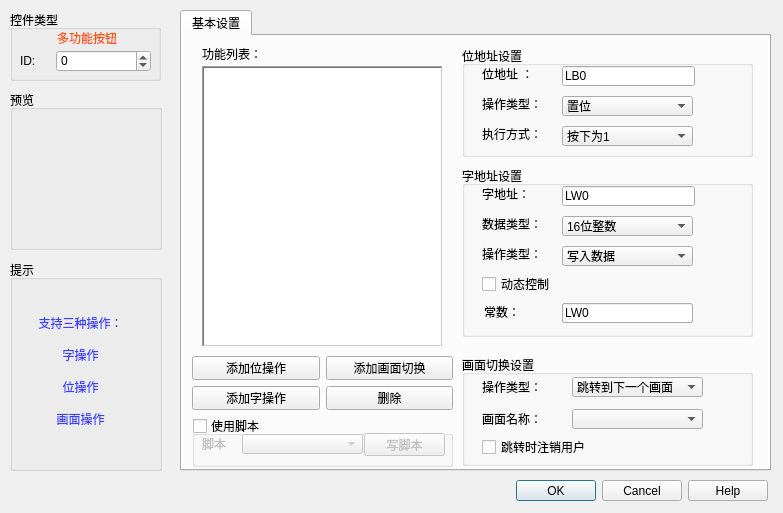
<?xml version="1.0" encoding="UTF-8"?>
<ui version="4.0">
 <class>MFBtnDlg</class>
 <widget class="QDialog" name="MFBtnDlg">
  <property name="geometry">
   <rect>
    <x>0</x>
    <y>0</y>
    <width>783</width>
    <height>513</height>
   </rect>
  </property>
  <property name="windowTitle">
   <string>Dialog</string>
  </property>
  <widget class="QDialogButtonBox" name="buttonBox">
   <property name="geometry">
    <rect>
     <x>427</x>
     <y>480</y>
     <width>341</width>
     <height>21</height>
    </rect>
   </property>
   <property name="orientation">
    <enum>Qt::Horizontal</enum>
   </property>
   <property name="standardButtons">
    <set>QDialogButtonBox::Cancel|QDialogButtonBox::Help|QDialogButtonBox::Ok</set>
   </property>
  </widget>
  <widget class="QGroupBox" name="groupBox_preview">
   <property name="geometry">
    <rect>
     <x>10</x>
     <y>90</y>
     <width>152</width>
     <height>160</height>
    </rect>
   </property>
   <property name="title">
    <string>预览</string>
   </property>
   <widget class="QGraphicsView" name="view">
    <property name="geometry">
     <rect>
      <x>11</x>
      <y>18</y>
      <width>131</width>
      <height>131</height>
     </rect>
    </property>
    <property name="styleSheet">
     <string notr="true">background-color: rgba(255, 255, 255, 0);</string>
    </property>
   </widget>
  </widget>
  <widget class="QTabWidget" name="tabWidget">
   <property name="geometry">
    <rect>
     <x>180</x>
     <y>10</y>
     <width>591</width>
     <height>461</height>
    </rect>
   </property>
   <property name="currentIndex">
    <number>0</number>
   </property>
   <widget class="QWidget" name="tab">
    <attribute name="title">
     <string>基本设置</string>
    </attribute>
    <widget class="QGroupBox" name="group_macro">
     <property name="enabled">
      <bool>true</bool>
     </property>
     <property name="geometry">
      <rect>
       <x>10</x>
       <y>380</y>
       <width>261</width>
       <height>51</height>
      </rect>
     </property>
     <property name="title">
      <string>使用脚本</string>
     </property>
     <property name="checkable">
      <bool>true</bool>
     </property>
     <property name="checked">
      <bool>false</bool>
     </property>
     <widget class="QComboBox" name="combo_macroIndex">
      <property name="enabled">
       <bool>false</bool>
      </property>
      <property name="geometry">
       <rect>
        <x>50</x>
        <y>18</y>
        <width>121</width>
        <height>20</height>
       </rect>
      </property>
     </widget>
     <widget class="QLabel" name="label_5">
      <property name="geometry">
       <rect>
        <x>10</x>
        <y>20</y>
        <width>36</width>
        <height>16</height>
       </rect>
      </property>
      <property name="text">
       <string>脚本</string>
      </property>
     </widget>
     <widget class="QPushButton" name="btn_new">
      <property name="geometry">
       <rect>
        <x>172</x>
        <y>17</y>
        <width>81</width>
        <height>23</height>
       </rect>
      </property>
      <property name="text">
       <string>写脚本</string>
      </property>
     </widget>
    </widget>
    <widget class="QWidget" name="layoutWidget">
     <property name="geometry">
      <rect>
       <x>10</x>
       <y>320</y>
       <width>261</width>
       <height>54</height>
      </rect>
     </property>
     <layout class="QGridLayout" name="gridLayout_4">
      <item row="0" column="0">
       <widget class="QPushButton" name="pushButton_bit">
        <property name="text">
         <string>添加位操作</string>
        </property>
       </widget>
      </item>
      <item row="0" column="1">
       <widget class="QPushButton" name="pushButton_pic">
        <property name="text">
         <string>添加画面切换</string>
        </property>
       </widget>
      </item>
      <item row="1" column="0">
       <widget class="QPushButton" name="pushButton_word">
        <property name="text">
         <string>添加字操作</string>
        </property>
       </widget>
      </item>
      <item row="1" column="1">
       <widget class="QPushButton" name="pushButton_del">
        <property name="text">
         <string>删除</string>
        </property>
       </widget>
      </item>
     </layout>
    </widget>
    <widget class="QListWidget" name="listWidget">
     <property name="geometry">
      <rect>
       <x>20</x>
       <y>30</y>
       <width>241</width>
       <height>281</height>
      </rect>
     </property>
     <property name="frameShape">
      <enum>QFrame::WinPanel</enum>
     </property>
    </widget>
    <widget class="QLabel" name="label_7">
     <property name="geometry">
      <rect>
       <x>20</x>
       <y>10</y>
       <width>131</width>
       <height>16</height>
      </rect>
     </property>
     <property name="text">
      <string>功能列表：</string>
     </property>
    </widget>
    <widget class="QGroupBox" name="groupBox_2">
     <property name="geometry">
      <rect>
       <x>280</x>
       <y>130</y>
       <width>291</width>
       <height>171</height>
      </rect>
     </property>
     <property name="title">
      <string>字地址设置</string>
     </property>
     <widget class="QLabel" name="label_11">
      <property name="geometry">
       <rect>
        <x>20</x>
        <y>20</y>
        <width>71</width>
        <height>16</height>
       </rect>
      </property>
      <property name="text">
       <string>字地址： </string>
      </property>
     </widget>
     <widget class="QLineEdit" name="edit_operatingAddr_2">
      <property name="geometry">
       <rect>
        <x>100</x>
        <y>20</y>
        <width>133</width>
        <height>20</height>
       </rect>
      </property>
      <property name="text">
       <string>LW0</string>
      </property>
     </widget>
     <widget class="QPushButton" name="btn_wordAddr">
      <property name="geometry">
       <rect>
        <x>232</x>
        <y>19</y>
        <width>21</width>
        <height>21</height>
       </rect>
      </property>
      <property name="text">
       <string/>
      </property>
      <property name="icon">
       <iconset resource="../../resourse.qrc">
        <normaloff>:/addressintput/images/address.bmp</normaloff>:/addressintput/images/address.bmp</iconset>
      </property>
      <property name="flat">
       <bool>true</bool>
      </property>
     </widget>
     <widget class="QLabel" name="label_12">
      <property name="geometry">
       <rect>
        <x>20</x>
        <y>50</y>
        <width>71</width>
        <height>16</height>
       </rect>
      </property>
      <property name="text">
       <string>数据类型：</string>
      </property>
     </widget>
     <widget class="QComboBox" name="comboBox_dataType">
      <property name="geometry">
       <rect>
        <x>100</x>
        <y>50</y>
        <width>131</width>
        <height>20</height>
       </rect>
      </property>
      <item>
       <property name="text">
        <string>16位整数</string>
       </property>
      </item>
      <item>
       <property name="text">
        <string>32位整数</string>
       </property>
      </item>
      <item>
       <property name="text">
        <string>16位正整数</string>
       </property>
      </item>
      <item>
       <property name="text">
        <string>32位正整数</string>
       </property>
      </item>
      <item>
       <property name="text">
        <string>16位BCD码</string>
       </property>
      </item>
      <item>
       <property name="text">
        <string>32位BCD码</string>
       </property>
      </item>
      <item>
       <property name="text">
        <string>32位浮点数</string>
       </property>
      </item>
     </widget>
     <widget class="QLabel" name="label_13">
      <property name="geometry">
       <rect>
        <x>20</x>
        <y>80</y>
        <width>71</width>
        <height>16</height>
       </rect>
      </property>
      <property name="text">
       <string>操作类型：</string>
      </property>
     </widget>
     <widget class="QComboBox" name="comboBox_operateType_2">
      <property name="geometry">
       <rect>
        <x>100</x>
        <y>80</y>
        <width>131</width>
        <height>20</height>
       </rect>
      </property>
      <item>
       <property name="text">
        <string>写入数据</string>
       </property>
      </item>
      <item>
       <property name="text">
        <string>数值加</string>
       </property>
      </item>
      <item>
       <property name="text">
        <string>数值减</string>
       </property>
      </item>
      <item>
       <property name="text">
        <string>连续加</string>
       </property>
      </item>
      <item>
       <property name="text">
        <string>连续减</string>
       </property>
      </item>
     </widget>
     <widget class="QLabel" name="label_14">
      <property name="geometry">
       <rect>
        <x>22</x>
        <y>138</y>
        <width>71</width>
        <height>16</height>
       </rect>
      </property>
      <property name="text">
       <string>常数：</string>
      </property>
     </widget>
     <widget class="QLineEdit" name="edit_value">
      <property name="geometry">
       <rect>
        <x>100</x>
        <y>137</y>
        <width>131</width>
        <height>20</height>
       </rect>
      </property>
      <property name="text">
       <string>1</string>
      </property>
     </widget>
     <widget class="QLineEdit" name="edit_const">
      <property name="geometry">
       <rect>
        <x>100</x>
        <y>137</y>
        <width>131</width>
        <height>20</height>
       </rect>
      </property>
      <property name="text">
       <string>LW0</string>
      </property>
     </widget>
     <widget class="QPushButton" name="btn_wordAddr_const">
      <property name="geometry">
       <rect>
        <x>229</x>
        <y>135</y>
        <width>21</width>
        <height>23</height>
       </rect>
      </property>
      <property name="text">
       <string/>
      </property>
      <property name="icon">
       <iconset resource="../../resourse.qrc">
        <normaloff>:/addressintput/images/address.bmp</normaloff>:/addressintput/images/address.bmp</iconset>
      </property>
      <property name="flat">
       <bool>true</bool>
      </property>
     </widget>
     <widget class="QCheckBox" name="check_const">
      <property name="geometry">
       <rect>
        <x>20</x>
        <y>110</y>
        <width>221</width>
        <height>16</height>
       </rect>
      </property>
      <property name="text">
       <string>动态控制</string>
      </property>
     </widget>
    </widget>
    <widget class="QGroupBox" name="groupBox_3">
     <property name="geometry">
      <rect>
       <x>280</x>
       <y>319</y>
       <width>291</width>
       <height>111</height>
      </rect>
     </property>
     <property name="title">
      <string>画面切换设置</string>
     </property>
     <widget class="QLabel" name="label_15">
      <property name="geometry">
       <rect>
        <x>20</x>
        <y>24</y>
        <width>81</width>
        <height>16</height>
       </rect>
      </property>
      <property name="text">
       <string>操作类型：</string>
      </property>
     </widget>
     <widget class="QComboBox" name="comboBox_operType">
      <property name="geometry">
       <rect>
        <x>110</x>
        <y>22</y>
        <width>131</width>
        <height>20</height>
       </rect>
      </property>
      <item>
       <property name="text">
        <string>跳转到下一个画面</string>
       </property>
      </item>
      <item>
       <property name="text">
        <string>跳转到指定画面</string>
       </property>
      </item>
      <item>
       <property name="text">
        <string>打开窗口</string>
       </property>
      </item>
      <item>
       <property name="text">
        <string>关闭窗口</string>
       </property>
      </item>
      <item>
       <property name="text">
        <string>返回上一个画面</string>
       </property>
      </item>
     </widget>
     <widget class="QLabel" name="label_16">
      <property name="geometry">
       <rect>
        <x>20</x>
        <y>56</y>
        <width>81</width>
        <height>16</height>
       </rect>
      </property>
      <property name="text">
       <string>画面名称：</string>
      </property>
     </widget>
     <widget class="QComboBox" name="comboBox_ScreenIndex">
      <property name="geometry">
       <rect>
        <x>110</x>
        <y>54</y>
        <width>131</width>
        <height>20</height>
       </rect>
      </property>
     </widget>
     <widget class="QLabel" name="label_17">
      <property name="geometry">
       <rect>
        <x>250</x>
        <y>50</y>
        <width>16</width>
        <height>16</height>
       </rect>
      </property>
      <property name="text">
       <string/>
      </property>
     </widget>
     <widget class="QCheckBox" name="checkBox">
      <property name="geometry">
       <rect>
        <x>20</x>
        <y>84</y>
        <width>241</width>
        <height>16</height>
       </rect>
      </property>
      <property name="text">
       <string>跳转时注销用户</string>
      </property>
     </widget>
    </widget>
    <widget class="QGroupBox" name="groupBox">
     <property name="geometry">
      <rect>
       <x>280</x>
       <y>10</y>
       <width>291</width>
       <height>111</height>
      </rect>
     </property>
     <property name="title">
      <string>位地址设置</string>
     </property>
     <widget class="QLabel" name="label_8">
      <property name="geometry">
       <rect>
        <x>20</x>
        <y>20</y>
        <width>71</width>
        <height>16</height>
       </rect>
      </property>
      <property name="text">
       <string>位地址 ：</string>
      </property>
     </widget>
     <widget class="QLineEdit" name="edit_operatingAddr">
      <property name="geometry">
       <rect>
        <x>100</x>
        <y>20</y>
        <width>133</width>
        <height>20</height>
       </rect>
      </property>
      <property name="text">
       <string>LB0</string>
      </property>
     </widget>
     <widget class="QPushButton" name="btn_bitAddr">
      <property name="geometry">
       <rect>
        <x>234</x>
        <y>19</y>
        <width>16</width>
        <height>21</height>
       </rect>
      </property>
      <property name="text">
       <string/>
      </property>
      <property name="icon">
       <iconset resource="../../resourse.qrc">
        <normaloff>:/addressintput/images/address.bmp</normaloff>:/addressintput/images/address.bmp</iconset>
      </property>
      <property name="flat">
       <bool>true</bool>
      </property>
     </widget>
     <widget class="QLabel" name="label_9">
      <property name="geometry">
       <rect>
        <x>20</x>
        <y>50</y>
        <width>71</width>
        <height>16</height>
       </rect>
      </property>
      <property name="text">
       <string>操作类型：</string>
      </property>
     </widget>
     <widget class="QComboBox" name="comboBox_operateType">
      <property name="geometry">
       <rect>
        <x>100</x>
        <y>50</y>
        <width>131</width>
        <height>20</height>
       </rect>
      </property>
      <item>
       <property name="text">
        <string>置位</string>
       </property>
      </item>
      <item>
       <property name="text">
        <string>复位</string>
       </property>
      </item>
      <item>
       <property name="text">
        <string>交替</string>
       </property>
      </item>
      <item>
       <property name="text">
        <string>点动</string>
       </property>
      </item>
     </widget>
     <widget class="QLabel" name="label_10">
      <property name="enabled">
       <bool>true</bool>
      </property>
      <property name="geometry">
       <rect>
        <x>20</x>
        <y>80</y>
        <width>71</width>
        <height>16</height>
       </rect>
      </property>
      <property name="text">
       <string>执行方式：</string>
      </property>
     </widget>
     <widget class="QComboBox" name="comboBox_executeType">
      <property name="enabled">
       <bool>true</bool>
      </property>
      <property name="geometry">
       <rect>
        <x>100</x>
        <y>80</y>
        <width>131</width>
        <height>20</height>
       </rect>
      </property>
      <item>
       <property name="text">
        <string>按下为1</string>
       </property>
      </item>
      <item>
       <property name="text">
        <string>按下为0</string>
       </property>
      </item>
     </widget>
    </widget>
   </widget>
  </widget>
  <widget class="QGroupBox" name="groupBox_btntype">
   <property name="geometry">
    <rect>
     <x>10</x>
     <y>10</y>
     <width>151</width>
     <height>71</height>
    </rect>
   </property>
   <property name="title">
    <string>控件类型</string>
   </property>
   <widget class="QLabel" name="label_Type">
    <property name="geometry">
     <rect>
      <x>10</x>
      <y>20</y>
      <width>131</width>
      <height>16</height>
     </rect>
    </property>
    <property name="styleSheet">
     <string notr="true">color: rgb(255, 80, 0);</string>
    </property>
    <property name="text">
     <string> 多功能按钮</string>
    </property>
    <property name="alignment">
     <set>Qt::AlignCenter</set>
    </property>
   </widget>
   <widget class="QWidget" name="layoutWidget_2">
    <property name="geometry">
     <rect>
      <x>10</x>
      <y>40</y>
      <width>131</width>
      <height>22</height>
     </rect>
    </property>
    <layout class="QHBoxLayout" name="horizontalLayout">
     <item>
      <widget class="QLabel" name="label_3">
       <property name="maximumSize">
        <size>
         <width>30</width>
         <height>16777215</height>
        </size>
       </property>
       <property name="text">
        <string>ID:</string>
       </property>
      </widget>
     </item>
     <item>
      <widget class="QSpinBox" name="spinBox">
       <property name="minimum">
        <number>-1</number>
       </property>
       <property name="maximum">
        <number>100000</number>
       </property>
      </widget>
     </item>
    </layout>
   </widget>
  </widget>
  <widget class="QGroupBox" name="groupBox_tips">
   <property name="geometry">
    <rect>
     <x>10</x>
     <y>260</y>
     <width>152</width>
     <height>211</height>
    </rect>
   </property>
   <property name="title">
    <string>提示</string>
   </property>
   <widget class="QLabel" name="label">
    <property name="geometry">
     <rect>
      <x>0</x>
      <y>20</y>
      <width>141</width>
      <height>181</height>
     </rect>
    </property>
    <property name="styleSheet">
     <string notr="true">color: rgb(60, 63, 255);</string>
    </property>
    <property name="text">
     <string>支持三种操作：

字操作

位操作

画面操作</string>
    </property>
    <property name="alignment">
     <set>Qt::AlignCenter</set>
    </property>
    <property name="wordWrap">
     <bool>true</bool>
    </property>
   </widget>
  </widget>
 </widget>
 <resources>
  <include location="../../resourse.qrc"/>
 </resources>
 <connections/>
</ui>
